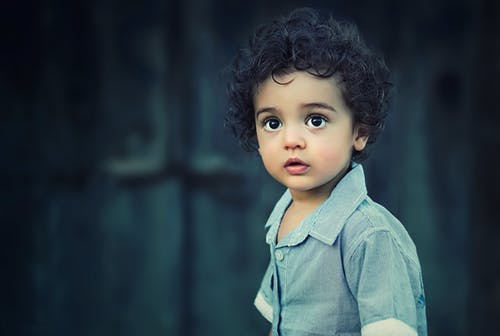
#> input picture child.jpg, 500 x 336 px
$ python face_detection.py
#> lines starting #> are read from the running program, lines starting #| are printed output that depends on the picture; after the words box and inside, x2 and y2 are one past the last pixel; in counts of white or black regions, pixels touching at a corner belong together
import cv2
import numpy as np

data = cv2.CascadeClassifier("data.xml")
img=cv2.imread('child.jpg',1)
#> img is the input picture: shape (336, 500, 3); mean B, G, R 67.7, 60.7, 46.7

gray=cv2.cvtColor(img,cv2.COLOR_BGR2GRAY)
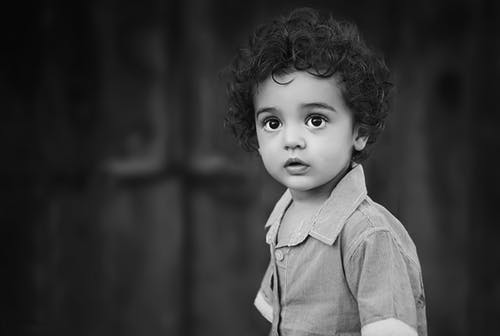
#> gray: shape (336, 500); min 1, max 253, mean 57.3
face=data.detectMultiScale(gray,1.1,4)
#> face = [[231, 70, 127, 127], [36, 128, 156, 156], [225, 133, 155, 155]]

for(x,y,w,h) in face:
    img=cv2.rectangle(img,(x,y),(x+w,y+h),(255,0,0),2)
    cv2.imshow('Random Pic',img)
    cv2.waitKey(0)
    cv2.destroyAllWindows
#> this loop made 3 passes
#> pass 1, `img=cv2.rectangle(img,(x,y),(x+w,y+h),(255,0,0),2)`:
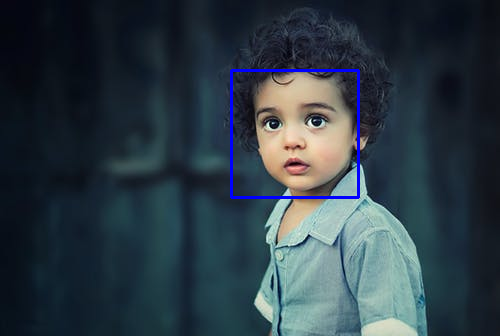
#> img: shape (336, 500, 3); 0.9% of pixels changed, all inside (x1, y1, x2, y2) = (230, 69, 360, 199)
#> pass 2, `img=cv2.rectangle(img,(x,y),(x+w,y+h),(255,0,0),2)`:
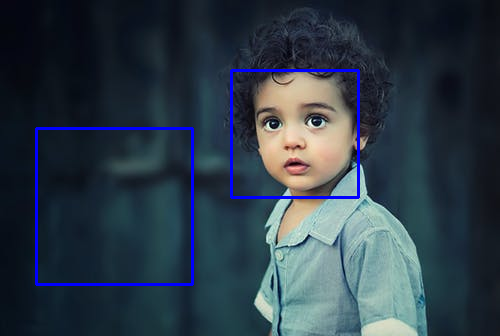
#> img: shape (336, 500, 3); 1.11% of pixels changed, all inside (x1, y1, x2, y2) = (35, 127, 194, 286)
#> pass 3, `img=cv2.rectangle(img,(x,y),(x+w,y+h),(255,0,0),2)`:
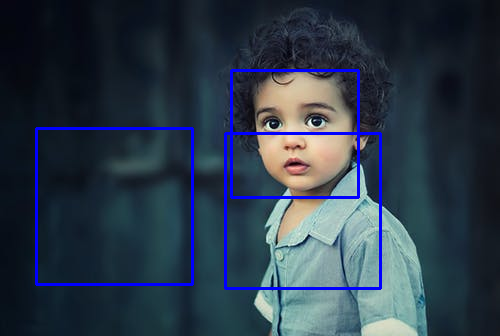
#> img: shape (336, 500, 3); 1.09% of pixels changed, all inside (x1, y1, x2, y2) = (224, 132, 382, 290)
